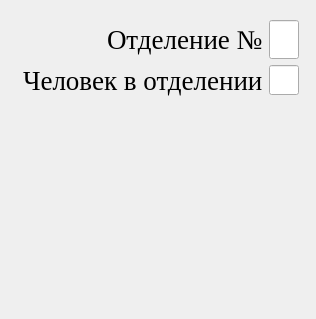
<?xml version="1.0" encoding="UTF-8"?>
<ui version="4.0">
 <class>Form</class>
 <widget class="QWidget" name="Form">
  <property name="geometry">
   <rect>
    <x>0</x>
    <y>0</y>
    <width>312</width>
    <height>319</height>
   </rect>
  </property>
  <property name="sizePolicy">
   <sizepolicy hsizetype="Fixed" vsizetype="Fixed">
    <horstretch>0</horstretch>
    <verstretch>0</verstretch>
   </sizepolicy>
  </property>
  <property name="font">
   <font>
    <family>Times New Roman</family>
    <pointsize>20</pointsize>
   </font>
  </property>
  <property name="windowTitle">
   <string>Form</string>
  </property>
  <layout class="QVBoxLayout" name="verticalLayout">
   <item>
    <widget class="QFrame" name="frame">
     <property name="sizePolicy">
      <sizepolicy hsizetype="Preferred" vsizetype="Fixed">
       <horstretch>0</horstretch>
       <verstretch>0</verstretch>
      </sizepolicy>
     </property>
     <property name="frameShape">
      <enum>QFrame::NoFrame</enum>
     </property>
     <property name="frameShadow">
      <enum>QFrame::Plain</enum>
     </property>
     <property name="lineWidth">
      <number>1</number>
     </property>
     <layout class="QFormLayout" name="formLayout">
      <property name="labelAlignment">
       <set>Qt::AlignRight|Qt::AlignTrailing|Qt::AlignVCenter</set>
      </property>
      <property name="formAlignment">
       <set>Qt::AlignCenter</set>
      </property>
      <item row="0" column="0">
       <widget class="QLabel" name="label_3">
        <property name="text">
         <string>Отделение №</string>
        </property>
       </widget>
      </item>
      <item row="0" column="1">
       <widget class="QLineEdit" name="lineEdit_3">
        <property name="sizePolicy">
         <sizepolicy hsizetype="Fixed" vsizetype="Fixed">
          <horstretch>0</horstretch>
          <verstretch>0</verstretch>
         </sizepolicy>
        </property>
        <property name="maximumSize">
         <size>
          <width>30</width>
          <height>16777215</height>
         </size>
        </property>
       </widget>
      </item>
      <item row="1" column="0">
       <widget class="QLabel" name="label_2">
        <property name="text">
         <string>Человек в отделении</string>
        </property>
       </widget>
      </item>
      <item row="1" column="1">
       <widget class="QLineEdit" name="lineEdit_4">
        <property name="sizePolicy">
         <sizepolicy hsizetype="Fixed" vsizetype="Fixed">
          <horstretch>0</horstretch>
          <verstretch>0</verstretch>
         </sizepolicy>
        </property>
        <property name="maximumSize">
         <size>
          <width>30</width>
          <height>30</height>
         </size>
        </property>
       </widget>
      </item>
     </layout>
    </widget>
   </item>
   <item>
    <spacer name="verticalSpacer">
     <property name="orientation">
      <enum>Qt::Vertical</enum>
     </property>
     <property name="sizeHint" stdset="0">
      <size>
       <width>20</width>
       <height>40</height>
      </size>
     </property>
    </spacer>
   </item>
  </layout>
 </widget>
 <resources/>
 <connections/>
</ui>
